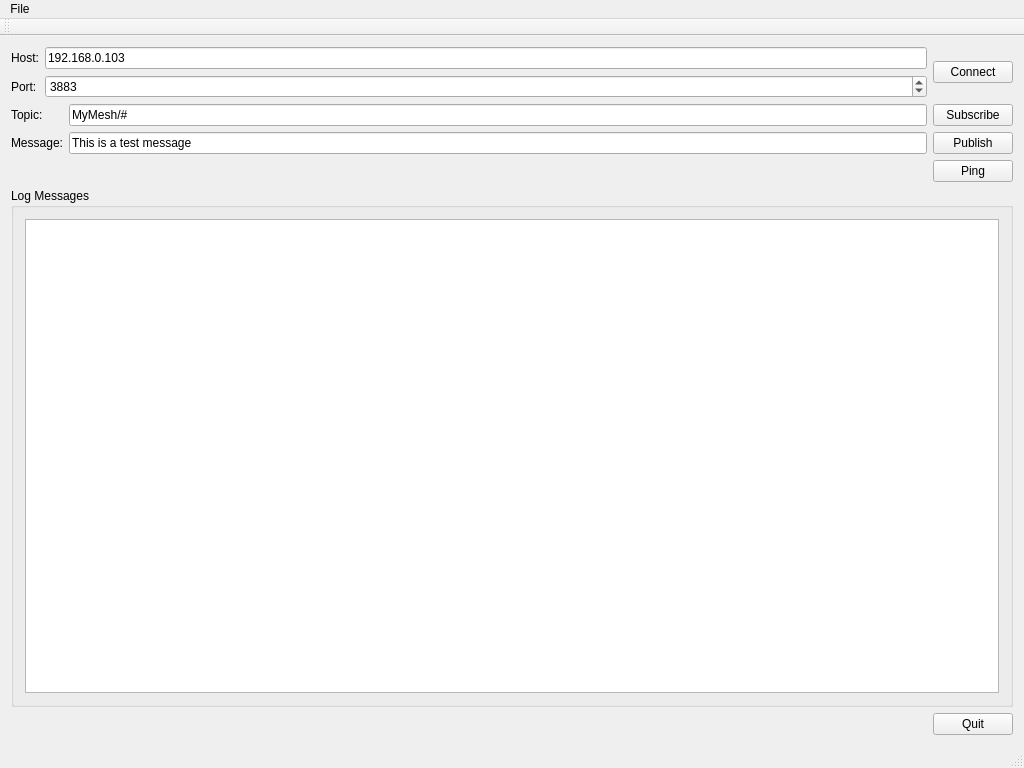
<?xml version="1.0" encoding="UTF-8"?>
<ui version="4.0">
 <class>MainWindow</class>
 <widget class="QMainWindow" name="MainWindow">
  <property name="geometry">
   <rect>
    <x>0</x>
    <y>0</y>
    <width>1024</width>
    <height>768</height>
   </rect>
  </property>
  <property name="windowTitle">
   <string>MyMesh MQTT Client</string>
  </property>
  <widget class="QWidget" name="centralWidget">
   <layout class="QVBoxLayout" name="verticalLayout">
    <item>
     <layout class="QHBoxLayout" name="horizontalLayout">
      <item>
       <layout class="QFormLayout" name="formLayout">
        <item row="0" column="0">
         <widget class="QLabel" name="label">
          <property name="text">
           <string>Host:</string>
          </property>
         </widget>
        </item>
        <item row="0" column="1">
         <widget class="QLineEdit" name="lineEditHost">
          <property name="text">
           <string>192.168.0.103</string>
          </property>
         </widget>
        </item>
        <item row="2" column="0">
         <widget class="QLabel" name="label_2">
          <property name="text">
           <string>Port:</string>
          </property>
         </widget>
        </item>
        <item row="2" column="1">
         <widget class="QSpinBox" name="spinBoxPort">
          <property name="maximum">
           <number>99999</number>
          </property>
          <property name="value">
           <number>3883</number>
          </property>
         </widget>
        </item>
       </layout>
      </item>
      <item>
       <widget class="QPushButton" name="buttonConnect">
        <property name="text">
         <string>Connect</string>
        </property>
       </widget>
      </item>
     </layout>
    </item>
    <item>
     <layout class="QGridLayout" name="gridLayout">
      <item row="0" column="1">
       <widget class="QLineEdit" name="lineEditTopic">
        <property name="text">
         <string>MyMesh/#</string>
        </property>
       </widget>
      </item>
      <item row="0" column="0">
       <widget class="QLabel" name="label_3">
        <property name="text">
         <string>Topic:</string>
        </property>
       </widget>
      </item>
      <item row="1" column="0">
       <widget class="QLabel" name="label_4">
        <property name="text">
         <string>Message:</string>
        </property>
       </widget>
      </item>
      <item row="1" column="2">
       <widget class="QPushButton" name="buttonPublish">
        <property name="text">
         <string>Publish</string>
        </property>
       </widget>
      </item>
      <item row="0" column="2">
       <widget class="QPushButton" name="buttonSubscribe">
        <property name="text">
         <string>Subscribe</string>
        </property>
       </widget>
      </item>
      <item row="1" column="1">
       <widget class="QLineEdit" name="lineEditMessage">
        <property name="text">
         <string>This is a test message</string>
        </property>
       </widget>
      </item>
      <item row="2" column="2">
       <widget class="QPushButton" name="buttonPing">
        <property name="text">
         <string>Ping</string>
        </property>
       </widget>
      </item>
     </layout>
    </item>
    <item>
     <widget class="QGroupBox" name="groupBox">
      <property name="title">
       <string>Log Messages</string>
      </property>
      <layout class="QHBoxLayout" name="horizontalLayout_2">
       <item>
        <widget class="QPlainTextEdit" name="editLog"/>
       </item>
      </layout>
     </widget>
    </item>
    <item>
     <layout class="QHBoxLayout" name="horizontalLayout_3">
      <item>
       <spacer name="horizontalSpacer">
        <property name="orientation">
         <enum>Qt::Horizontal</enum>
        </property>
        <property name="sizeHint" stdset="0">
         <size>
          <width>40</width>
          <height>20</height>
         </size>
        </property>
       </spacer>
      </item>
      <item>
       <widget class="QPushButton" name="buttonQuit">
        <property name="text">
         <string>Quit</string>
        </property>
       </widget>
      </item>
     </layout>
    </item>
   </layout>
  </widget>
  <widget class="QMenuBar" name="menuBar">
   <property name="geometry">
    <rect>
     <x>0</x>
     <y>0</y>
     <width>1024</width>
     <height>22</height>
    </rect>
   </property>
   <widget class="QMenu" name="menuFile">
    <property name="title">
     <string>File</string>
    </property>
    <addaction name="actionQuit"/>
   </widget>
   <addaction name="menuFile"/>
  </widget>
  <widget class="QToolBar" name="mainToolBar">
   <attribute name="toolBarArea">
    <enum>TopToolBarArea</enum>
   </attribute>
   <attribute name="toolBarBreak">
    <bool>false</bool>
   </attribute>
  </widget>
  <widget class="QStatusBar" name="statusBar"/>
  <action name="actionQuit">
   <property name="text">
    <string>Quit</string>
   </property>
  </action>
 </widget>
 <layoutdefault spacing="6" margin="11"/>
 <resources/>
 <connections/>
</ui>
